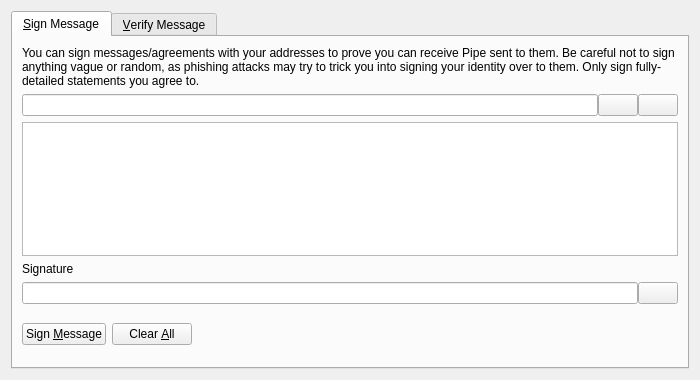
<?xml version="1.0" encoding="UTF-8"?>
<ui version="4.0">
 <class>SignVerifyMessageDialog</class>
 <widget class="QDialog" name="SignVerifyMessageDialog">
  <property name="geometry">
   <rect>
    <x>0</x>
    <y>0</y>
    <width>700</width>
    <height>380</height>
   </rect>
  </property>
  <property name="windowTitle">
   <string>Signatures - Sign / Verify a Message</string>
  </property>
  <property name="modal">
   <bool>true</bool>
  </property>
  <layout class="QVBoxLayout" name="verticalLayout">
   <item>
    <widget class="QTabWidget" name="tabWidget">
     <property name="currentIndex">
      <number>0</number>
     </property>
     <widget class="QWidget" name="tabSignMessage">
      <attribute name="title">
       <string>&amp;Sign Message</string>
      </attribute>
      <layout class="QVBoxLayout" name="verticalLayout_SM">
       <item>
        <widget class="QLabel" name="infoLabel_SM">
         <property name="text">
          <string>You can sign messages/agreements with your addresses to prove you can receive Pipe sent to them. Be careful not to sign anything vague or random, as phishing attacks may try to trick you into signing your identity over to them. Only sign fully-detailed statements you agree to.</string>
         </property>
         <property name="textFormat">
          <enum>Qt::PlainText</enum>
         </property>
         <property name="wordWrap">
          <bool>true</bool>
         </property>
        </widget>
       </item>
       <item>
        <layout class="QHBoxLayout" name="horizontalLayout_1_SM">
         <property name="spacing">
          <number>0</number>
         </property>
         <item>
          <widget class="QValidatedLineEdit" name="addressIn_SM">
           <property name="toolTip">
            <string>The Pipe address to sign the message with</string>
           </property>
          </widget>
         </item>
         <item>
          <widget class="QPushButton" name="addressBookButton_SM">
           <property name="toolTip">
            <string>Choose previously used address</string>
           </property>
           <property name="text">
            <string/>
           </property>
           <property name="shortcut">
            <string>Alt+A</string>
           </property>
           <property name="autoDefault">
            <bool>false</bool>
           </property>
          </widget>
         </item>
         <item>
          <widget class="QPushButton" name="pasteButton_SM">
           <property name="toolTip">
            <string>Paste address from clipboard</string>
           </property>
           <property name="text">
            <string/>
           </property>
           <property name="shortcut">
            <string>Alt+P</string>
           </property>
           <property name="autoDefault">
            <bool>false</bool>
           </property>
          </widget>
         </item>
        </layout>
       </item>
       <item>
        <widget class="QPlainTextEdit" name="messageIn_SM">
         <property name="toolTip">
          <string>Enter the message you want to sign here</string>
         </property>
        </widget>
       </item>
       <item>
        <widget class="QLabel" name="signatureLabel_SM">
         <property name="text">
          <string>Signature</string>
         </property>
         <property name="textFormat">
          <enum>Qt::PlainText</enum>
         </property>
        </widget>
       </item>
       <item>
        <layout class="QHBoxLayout" name="horizontalLayout_2_SM">
         <property name="spacing">
          <number>0</number>
         </property>
         <item>
          <widget class="QLineEdit" name="signatureOut_SM">
           <property name="font">
            <font>
             <italic>true</italic>
            </font>
           </property>
           <property name="readOnly">
            <bool>true</bool>
           </property>
          </widget>
         </item>
         <item>
          <widget class="QPushButton" name="copySignatureButton_SM">
           <property name="toolTip">
            <string>Copy the current signature to the system clipboard</string>
           </property>
           <property name="text">
            <string/>
           </property>
           <property name="autoDefault">
            <bool>false</bool>
           </property>
          </widget>
         </item>
        </layout>
       </item>
       <item>
        <layout class="QHBoxLayout" name="horizontalLayout_3_SM">
         <item>
          <widget class="QPushButton" name="signMessageButton_SM">
           <property name="toolTip">
            <string>Sign the message to prove you own this Pipe address</string>
           </property>
           <property name="text">
            <string>Sign &amp;Message</string>
           </property>
           <property name="autoDefault">
            <bool>false</bool>
           </property>
          </widget>
         </item>
         <item>
          <widget class="QPushButton" name="clearButton_SM">
           <property name="toolTip">
            <string>Reset all sign message fields</string>
           </property>
           <property name="text">
            <string>Clear &amp;All</string>
           </property>
           <property name="autoDefault">
            <bool>false</bool>
           </property>
          </widget>
         </item>
         <item>
          <spacer name="horizontalSpacer_1_SM">
           <property name="orientation">
            <enum>Qt::Horizontal</enum>
           </property>
           <property name="sizeHint" stdset="0">
            <size>
             <width>40</width>
             <height>48</height>
            </size>
           </property>
          </spacer>
         </item>
         <item>
          <widget class="QLabel" name="statusLabel_SM">
           <property name="font">
            <font>
             <weight>75</weight>
             <bold>true</bold>
            </font>
           </property>
           <property name="text">
            <string/>
           </property>
           <property name="wordWrap">
            <bool>true</bool>
           </property>
          </widget>
         </item>
         <item>
          <spacer name="horizontalSpacer_2_SM">
           <property name="orientation">
            <enum>Qt::Horizontal</enum>
           </property>
           <property name="sizeHint" stdset="0">
            <size>
             <width>40</width>
             <height>48</height>
            </size>
           </property>
          </spacer>
         </item>
        </layout>
       </item>
      </layout>
     </widget>
     <widget class="QWidget" name="tabVerifyMessage">
      <attribute name="title">
       <string>&amp;Verify Message</string>
      </attribute>
      <layout class="QVBoxLayout" name="verticalLayout_VM">
       <item>
        <widget class="QLabel" name="infoLabel_VM">
         <property name="text">
          <string>Enter the receiver's address, message (ensure you copy line breaks, spaces, tabs, etc. exactly) and signature below to verify the message. Be careful not to read more into the signature than what is in the signed message itself, to avoid being tricked by a man-in-the-middle attack. Note that this only proves the signing party receives with the address, it cannot prove sendership of any transaction!</string>
         </property>
         <property name="textFormat">
          <enum>Qt::PlainText</enum>
         </property>
         <property name="alignment">
          <set>Qt::AlignLeading|Qt::AlignLeft|Qt::AlignTop</set>
         </property>
         <property name="wordWrap">
          <bool>true</bool>
         </property>
        </widget>
       </item>
       <item>
        <layout class="QHBoxLayout" name="horizontalLayout_1_VM">
         <property name="spacing">
          <number>0</number>
         </property>
         <item>
          <widget class="QValidatedLineEdit" name="addressIn_VM">
           <property name="toolTip">
            <string>The Pipe address the message was signed with</string>
           </property>
          </widget>
         </item>
         <item>
          <widget class="QPushButton" name="addressBookButton_VM">
           <property name="toolTip">
            <string>Choose previously used address</string>
           </property>
           <property name="text">
            <string/>
           </property>
           <property name="shortcut">
            <string>Alt+A</string>
           </property>
           <property name="autoDefault">
            <bool>false</bool>
           </property>
          </widget>
         </item>
        </layout>
       </item>
       <item>
        <widget class="QPlainTextEdit" name="messageIn_VM"/>
       </item>
       <item>
        <widget class="QValidatedLineEdit" name="signatureIn_VM"/>
       </item>
       <item>
        <layout class="QHBoxLayout" name="horizontalLayout_2_VM">
         <item>
          <widget class="QPushButton" name="verifyMessageButton_VM">
           <property name="toolTip">
            <string>Verify the message to ensure it was signed with the specified Pipe address</string>
           </property>
           <property name="text">
            <string>Verify &amp;Message</string>
           </property>
           <property name="autoDefault">
            <bool>false</bool>
           </property>
          </widget>
         </item>
         <item>
          <widget class="QPushButton" name="clearButton_VM">
           <property name="toolTip">
            <string>Reset all verify message fields</string>
           </property>
           <property name="text">
            <string>Clear &amp;All</string>
           </property>
           <property name="autoDefault">
            <bool>false</bool>
           </property>
          </widget>
         </item>
         <item>
          <spacer name="horizontalSpacer_1_VM">
           <property name="orientation">
            <enum>Qt::Horizontal</enum>
           </property>
           <property name="sizeHint" stdset="0">
            <size>
             <width>40</width>
             <height>48</height>
            </size>
           </property>
          </spacer>
         </item>
         <item>
          <widget class="QLabel" name="statusLabel_VM">
           <property name="font">
            <font>
             <weight>75</weight>
             <bold>true</bold>
            </font>
           </property>
           <property name="text">
            <string/>
           </property>
           <property name="wordWrap">
            <bool>true</bool>
           </property>
          </widget>
         </item>
         <item>
          <spacer name="horizontalSpacer_2_VM">
           <property name="orientation">
            <enum>Qt::Horizontal</enum>
           </property>
           <property name="sizeHint" stdset="0">
            <size>
             <width>40</width>
             <height>48</height>
            </size>
           </property>
          </spacer>
         </item>
        </layout>
       </item>
      </layout>
     </widget>
    </widget>
   </item>
  </layout>
 </widget>
 <customwidgets>
  <customwidget>
   <class>QValidatedLineEdit</class>
   <extends>QLineEdit</extends>
   <header>qvalidatedlineedit.h</header>
  </customwidget>
 </customwidgets>
 <resources>
  <include location="../pipe.qrc"/>
 </resources>
 <connections/>
</ui>
